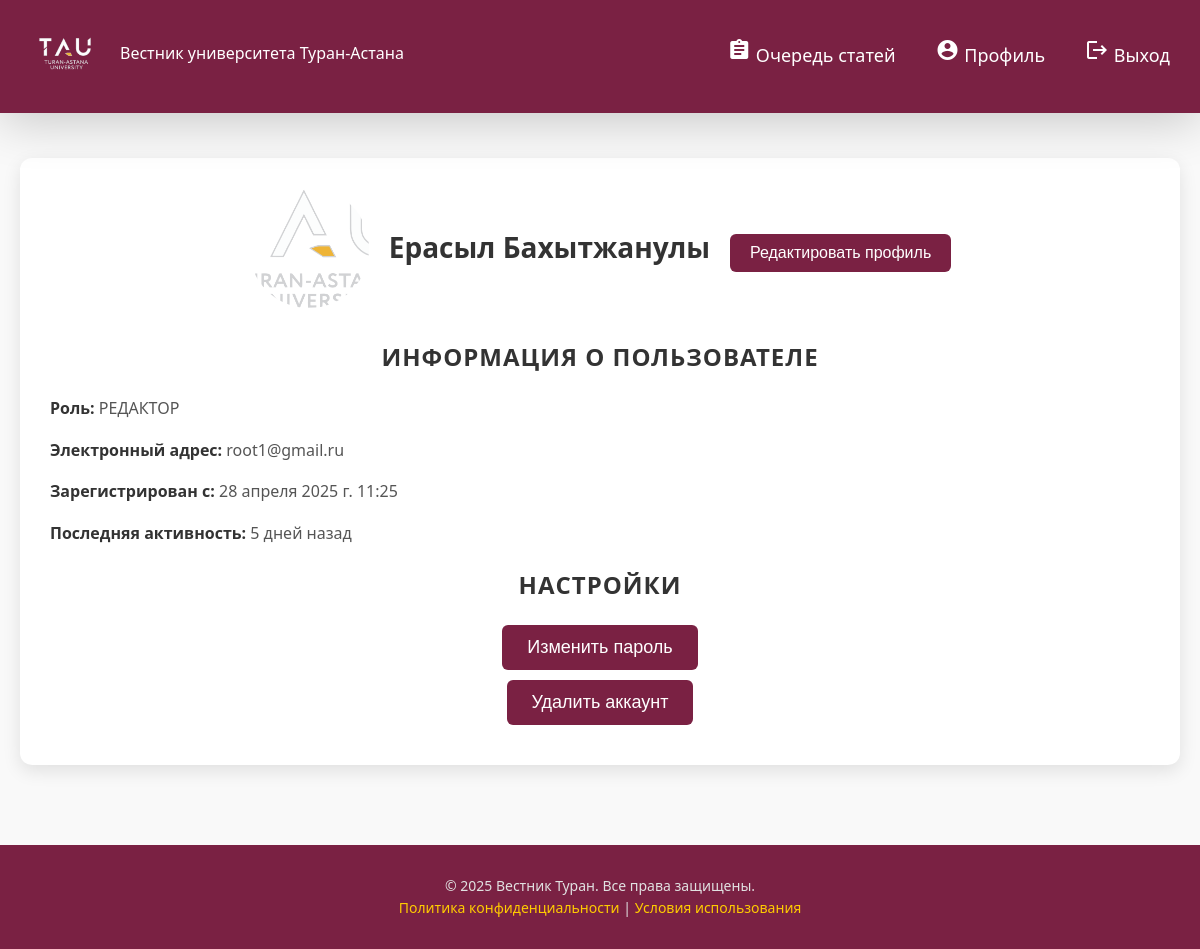
/users/profile/ (signed in), run on the app's committed database.
### users/models.py (models this page shows, shortened)
class CustomUser(AbstractUser):
    AUTHOR = "АВТОР"
    REDACTOR = "РЕДАКТОР"
    REVIEWER = "РЕЦЕНЗИСТ"
    choices = {
        AUTHOR: "АВТОР",
        REDACTOR: "РЕДАКТОР",
        REVIEWER: "РЕЦЕНЗИСТ",
    }
    first_name = models.CharField(max_length=255)
    last_name = models.CharField(max_length=255)
    role = models.CharField(max_length=255, choices=choices, default=AUTHOR)

### users/views.py (the view)
# urls.py: path("profile/", ProfileView.as_view(), name="profile"),
class ProfileView(LoginRequiredMixin, DetailView):
    model = CustomUser
    template_name = "users/profile.html"
    login_url = '/users/login/'
    def get_object(self, queryset=None):
        return self.request.user
    def dispatch(self, request, *args, **kwargs):
        user = request.user
        return super().dispatch(request, *args, **kwargs)
    def get(self, request, *args, **kwargs):
        self.object = self.get_object()
        context = self.get_context_data(object=self.object)
        if self.request.user.role == CustomUser.REDACTOR:
            return render(request, "users/redactor-profile.html", context)
        if self.request.user.role == CustomUser.REVIEWER:
            return render(request, "users/redactor-profile.html", context)
        return render(request, "users/profile.html", context)

### users/templates/users/redactor-profile.html (shortened to what this page needs)
{% extends 'redactor-base.html' %}
{% load static %}
{% block css %}
  <link rel="stylesheet" href="{% static 'css/profile.css' %}">
{% endblock %}
{% block content %}
  <main class="main-content">
    <section class="profile-section">
      <div class="profile-header">
        <img src="{% static 'images/logo (1).png' %}" alt="Profile Picture" class="profile-img">
        <h1 class="profile-name">{{ object.first_name }} {{ object.last_name }}</h1>
        <button class="btn-edit-profile">Редактировать профиль</button>
      </div>
      <div class="profile-details">
        <h2>Информация о пользователе</h2>
        <div class="profile-info">
          <p><strong>Роль:</strong> {{ object.role }}</p>
          <p><strong>Электронный адрес:</strong> {{ object.email }}</p>
          <p><strong>Зарегистрирован с:</strong> {{ object.date_joined }}</p>
          <p><strong>Последняя активность:</strong> 5 дней назад</p>
        </div>
      </div>
      <div class="profile-actions">
        <h2>Настройки</h2>
        <button class="btn">Изменить пароль</button>
        <button class="btn">Удалить аккаунт</button>
      </div>
    </section>
  </main>
{% endblock %}

### static/css/profile.css (style rules this page uses)
.main-content { padding: 40px 20px; max-width: 1200px; margin: 0 auto; flex-grow: 1; }
.profile-section { background-color: #ffffff; border-radius: 12px; box-shadow: 0 6px 18px rgba(0, 0, 0, 0.1); padding: 30px; animation: fadeInUp 1s ease-out; }
.profile-header { display: flex; align-items: center; justify-content: center; margin-bottom: 30px; }
.profile-img { width: 120px; height: 120px; border-radius: 50%; object-fit: cover; margin-right: 20px; }
.profile-name { margin-right: 20px; font-size: 28px; font-weight: bold; color: #333; }
.btn-edit-profile { background-color: rgba(114,20,56,0.9411764705882353); color: white; padding: 10px 20px; font-size: 16px; border: none; border-radius: 6px; cursor: pointer; margin-top: 10px; transition: background-color 0.3s ease; }
.profile-details h2 { font-size: 24px; color: #333; margin-bottom: 20px; text-align: center; }
.profile-info p { font-size: 16px; margin-bottom: 10px; color: #555; }
.profile-info strong { color: #333; }
.profile-actions h2 { font-size: 24px; color: #333; margin-bottom: 20px; text-align: center; }
.profile-actions .btn { background-color: rgba(114,20,56,0.9411764705882353); color: white; padding: 12px 25px; font-size: 18px; border: none; border-radius: 6px; cursor: pointer; display: block; margin: 10px auto; transition: background-color 0.3s ease, transform 0.3s ease; }
body { font-family: 'Segoe UI', Tahoma, Geneva, Verdana, sans-serif; margin: 0; padding: 0; background-color: #f9f9f9; color: #333; line-height: 1.6; min-height: 100vh; display: flex; flex-direction: column; }
h2 { color: #333; font-size: 32px; font-weight: 700; margin-bottom: 20px; text-align: center; text-transform: uppercase; letter-spacing: 1px; }
.btn { background-color: rgba(114,20,56,0.9411764705882353); color: white; padding: 12px 25px; font-size: 18px; border: none; border-radius: 6px; cursor: pointer; transition: background-color 0.3s ease, transform 0.3s ease; display: block; margin: 20px auto 0; }

### data on the page
CustomUser: first_name "Ерасыл", last_name "Бахытжанулы", role "РЕДАКТОР", email "root1@gmail.ru", date_joined "28 апреля 2025 г. 11:25"
